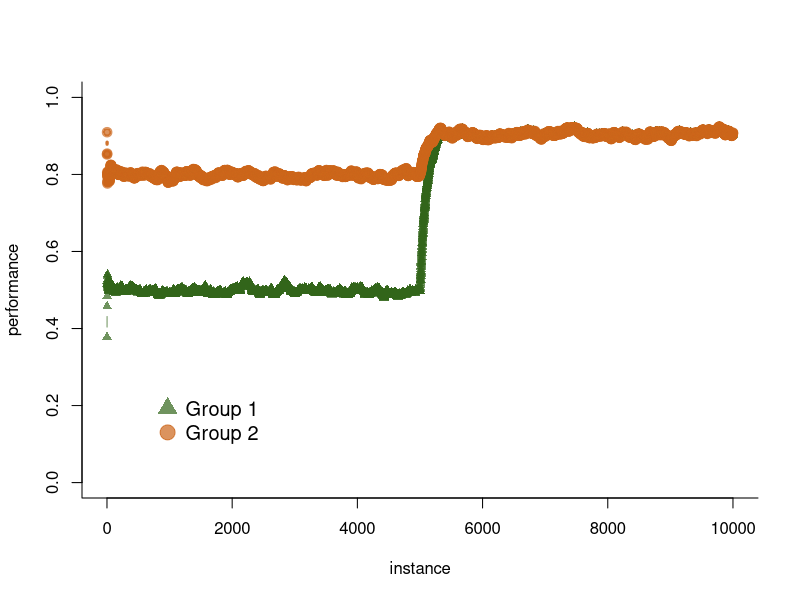

Reproduce this figure in R.
setwd('/media/lxt/TOSHIBA EXT/moa/')


ff <- function(arr,fadingFactor){
  res <- 0
  first_flag <- T
  list_res <- c()
  for(x in arr){
    if(first_flag){
      first_flag <- F
      res <- x
    }else{
      res <- fadingFactor*x + (1-fadingFactor)*res
    }
    list_res <- append(list_res,res)
  }
  return(list_res)
}

ff2 <- function(arr,fadingFactor){
  res <- 0
  first_flag <- T
  list_res <- c()
  
  for(x in arr){
    if(first_flag){
      first_flag <- F
      S <- x
      B <- 1
    }else{
      S <- x + fadingFactor * S
      B <- 1 + fadingFactor * B
    }
    res <- S/B
    list_res <- append(list_res,res)
  }
  return(list_res)
}



long <- 5000
per1 <- rnorm(long,mean=0.5,sd=0.1)
per2 <- rnorm(long,mean=0.8,sd=0.1)
tail <- rnorm(long,mean=0.9,sd=0.1)
res1 <- ff(arr=c(per1,tail),fadingFactor=0.01)
res2 <- ff(c(per2,tail),fadingFactor=0.01)

res1 <- ff2(arr=c(per1,tail),fadingFactor=0.99)
res2 <- ff2(c(per2,tail),fadingFactor=0.99)


# Create data:
a=c(1:(2*long))
length(res1)
# Make a basic graph
plot( res1~a , type="b" , bty="l" , xlab="instance" , ylab="performance" , col=rgb(0.2,0.4,0.1,0.7) , lwd=1 , pch=17,ylim=c(0,1) )
lines(res2~a , col=rgb(0.8,0.4,0.1,0.7) , lwd=3 , pch=19 , type="b" )

# Add a legend
legend("bottomleft", 
       legend = c("Group 1", "Group 2"), 
       col = c(rgb(0.2,0.4,0.1,0.7), 
               rgb(0.8,0.4,0.1,0.7)), 
       pch = c(17,19), 
       bty = "n", 
       pt.cex = 2, 
       cex = 1.2, 
       text.col = "black", 
       horiz = F , 
       inset = c(0.1, 0.1))

#TODO: multiple models ranking experiment
# which models to choose?




